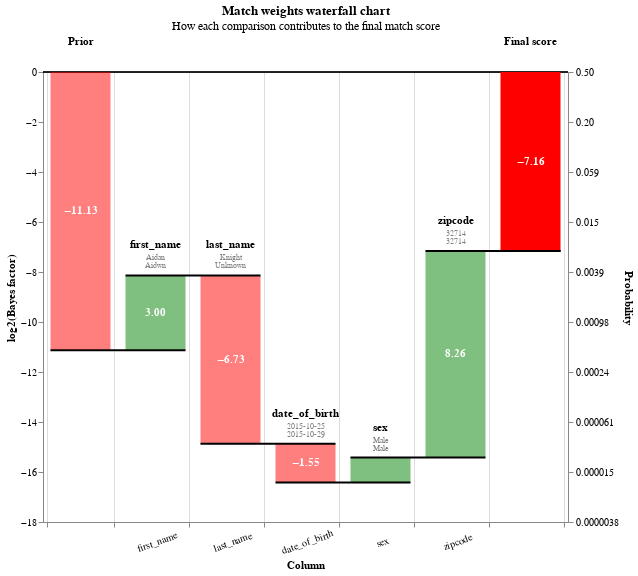

The notebook cell this image was saved under:
### Code cell
# Create a Series for the missed link, which can be used as a dict
missed_link = df_predictions_pd.loc[9346]
# We can pass the Series to waterfall_chart, which takse a list of dict
linker.waterfall_chart([missed_link], filter_nulls=False)

### Figure 1 — Vega-Lite specification as saved in the notebook (floating-point values rounded to 4 significant figures)
{"$schema": "https://vega.github.io/schema/vega-lite/v5.2.0.json", "height": 450, "resolve": {"axis": {"y": "independent"}}, "width": {"step": 75}, "data": {"values": [{"column_name": "Prior", "label_for_charts": "Starting match weight (prior)", "sql_condition": null, "log2_bayes_factor": -11.13, "bayes_factor": 0.000446, "comparison_vector_value": null, "m_probability": null, "u_probability": null, "bayes_factor_description": null, "value_l": "", "value_r": "", "term_frequency_adjustment": null, "bar_sort_order": 0, "record_number": 0}, {"column_name": "first_name", "label_for_charts": "levenshtein <= 1", "sql_condition": "levenshtein(\"first_name_l\", \"first_name_r\") <= 1", "log2_bayes_factor": 2.995, "bayes_factor": 7.974, "comparison_vector_value": 2, "m_probability": 0.008945, "u_probability": 0.001122, "bayes_factor_description": "If comparison level is `levenshtein <= 1` then comparison is 7.97 times more likely to be a match", "value_l": "Aidan", "value_r": "Aidwn", "term_frequency_adjustment": false, "bar_sort_order": 1, "record_number": 0}, {"column_name": "last_name", "label_for_charts": "All other comparisons", "sql_condition": "ELSE", "log2_bayes_factor": -6.731, "bayes_factor": 0.009413, "comparison_vector_value": 0, "m_probability": 0.009378, "u_probability": 0.9962, "bayes_factor_description": "If comparison level is `all other comparisons` then comparison is  106.23 times less likely to be a match", "value_l": "Knight", "value_r": "Unknown", "term_frequency_adjustment": false, "bar_sort_order": 2, "record_number": 0}, {"column_name": "date_of_birth", "label_for_charts": "levenshtein <= 1", "sql_condition": "levenshtein(\"date_of_birth_l\", \"date_of_birth_r\") <= 1", "log2_bayes_factor": -1.551, "bayes_factor": 0.3414, "comparison_vector_value": 1, "m_probability": 0.003598, "u_probability": 0.01054, "bayes_factor_description": "If comparison level is `levenshtein <= 1` then comparison is  2.93 times less likely to be a match", "value_l": "2015-10-25", "value_r": "2015-10-29", "term_frequency_adjustment": false, "bar_sort_order": 3, "record_number": 0}, {"column_name": "sex", "label_for_charts": "Exact match", "sql_condition": "\"sex_l\" = \"sex_r\"", "log2_bayes_factor": 0.9933, "bayes_factor": 1.991, "comparison_vector_value": 1, "m_probability": 0.9821, "u_probability": 0.4933, "bayes_factor_description": "If comparison level is `exact match` then comparison is 1.99 times more likely to be a match", "value_l": "Male", "value_r": "Male", "term_frequency_adjustment": false, "bar_sort_order": 4, "record_number": 0}, {"column_name": "zipcode", "label_for_charts": "Exact match", "sql_condition": "\"zipcode_l\" = \"zipcode_r\"", "log2_bayes_factor": 8.26, "bayes_factor": 306.5, "comparison_vector_value": 3, "m_probability": 0.9855, "u_probability": 0.003216, "bayes_factor_description": "If comparison level is `exact match` then comparison is 306.49 times more likely to be a match", "value_l": "32714", "value_r": "32714", "term_frequency_adjustment": false, "bar_sort_order": 5, "record_number": 0}, {"column_name": "Final score", "label_for_charts": "Final score", "sql_condition": null, "log2_bayes_factor": -7.164, "bayes_factor": 0.006973, "comparison_vector_value": null, "m_probability": null, "u_probability": null, "bayes_factor_description": null, "value_l": "", "value_r": "", "term_frequency_adjustment": null, "bar_sort_order": 6, "record_number": 0}]}, "config": {"view": {"continuousWidth": 400, "continuousHeight": 300}}, "params": [{"name": "record_number", "value": 0, "bind": {"input": "range", "min": 0, "max": 0, "step": 1}, "description": "Filter by the interation number"}], "title": {"text": "Match weights waterfall chart", "subtitle": "How each comparison contributes to the final match score"}, "transform": [{"filter": "(datum.record_number == record_number)"}, {"window": [{"op": "sum", "field": "log2_bayes_factor", "as": "sum"}, {"op": "lead", "field": "column_name", "as": "lead"}], "frame": [null, 0]}, {"calculate": "datum.column_name === \"Final score\" ? datum.sum - datum.log2_bayes_factor : datum.sum", "as": "sum"}, {"calculate": "datum.lead === null ? datum.column_name : datum.lead", "as": "lead"}, {"calculate": "datum.column_name === \"Final score\" || datum.column_name === \"Prior match weight\" ? 0 : datum.sum - datum.log2_bayes_factor", "as": "previous_sum"}, {"calculate": "datum.sum > datum.previous_sum ? datum.column_name : \"\"", "as": "top_label"}, {"calculate": "datum.sum < datum.previous_sum ? datum.column_name : \"\"", "as": "bottom_label"}, {"calculate": "datum.sum > datum.previous_sum ? datum.sum : datum.previous_sum", "as": "sum_top"}, {"calculate": "datum.sum < datum.previous_sum ? datum.sum : datum.previous_sum", "as": "sum_bottom"}, {"calculate": "(datum.sum + datum.previous_sum) / 2", "as": "center"}, {"calculate": "(datum.log2_bayes_factor > 0 ? \"+\" : \"\") + datum.log2_bayes_factor", "as": "text_log2_bayes_factor"}, {"calculate": "datum.sum < datum.previous_sum ? 4 : -4", "as": "dy"}, {"calculate": "datum.sum < datum.previous_sum ? \"top\" : \"bottom\"", "as": "baseline"}, {"calculate": "1. / (1 + pow(2, -1.*datum.sum))", "as": "prob"}, {"calculate": "0*datum.sum", "as": "zero"}], "layer": [{"layer": [{"mark": "rule", "encoding": {"y": {"field": "zero", "type": "quantitative"}, "size": {"value": 0.5}, "color": {"value": "black"}}}, {"mark": {"type": "bar", "width": 60}, "encoding": {"color": {"condition": {"value": "red", "test": "(datum.log2_bayes_factor < 0)"}, "value": "green"}, "opacity": {"condition": {"value": 1, "test": "datum.column_name == 'Prior match weight' || datum.column_name == 'Final score'"}, "value": 0.5}, "tooltip": [{"type": "nominal", "field": "column_name", "title": "Comparison column"}, {"type": "nominal", "field": "value_l", "title": "Value (L)"}, {"type": "nominal", "field": "value_r", "title": "Value (R)"}, {"type": "ordinal", "field": "label_for_charts", "title": "Label"}, {"type": "nominal", "field": "sql_condition", "title": "SQL condition"}, {"type": "nominal", "field": "comparison_vector_value", "title": "Comparison vector value"}, {"type": "quantitative", "field": "bayes_factor", "title": "Bayes factor = m/u", "format": ",.4f"}, {"type": "quantitative", "field": "log2_bayes_factor", "title": "Match weight = log2(m/u)", "format": ",.4f"}, {"type": "quantitative", "field": "prob", "format": ".4f", "title": "Adjusted match score"}, {"type": "nominal", "field": "bayes_factor_description", "title": "Match weight description"}], "x": {"type": "nominal", "axis": {"labelExpr": "datum.value == 'Prior' || datum.value == 'Final score' ? '' : datum.value", "labelAngle": -20, "labelAlign": "center", "labelPadding": 10, "title": "Column", "grid": true, "tickBand": "extent"}, "field": "column_name", "sort": {"field": "bar_sort_order", "order": "ascending"}}, "y": {"type": "quantitative", "axis": {"grid": false, "orient": "left", "title": "log2(Bayes factor)"}, "field": "previous_sum"}, "y2": {"field": "sum"}}}, {"mark": {"type": "text", "fontWeight": "bold"}, "encoding": {"color": {"value": "white"}, "text": {"condition": {"type": "nominal", "field": "log2_bayes_factor", "format": ".2f", "test": "abs(datum.log2_bayes_factor) > 1"}, "value": ""}, "x": {"type": "nominal", "axis": {"labelAngle": 0, "title": "Column"}, "field": "column_name", "sort": {"field": "bar_sort_order", "order": "ascending"}}, "y": {"type": "quantitative", "axis": {"orient": "left"}, "field": "center"}}}, {"mark": {"type": "text", "baseline": "bottom", "dy": -25, "fontWeight": "bold"}, "encoding": {"color": {"value": "black"}, "text": {"type": "nominal", "field": "column_name"}, "x": {"type": "nominal", "axis": {"labelAngle": 0, "title": "Column"}, "field": "column_name", "sort": {"field": "bar_sort_order", "order": "ascending"}}, "y": {"type": "quantitative", "field": "sum_top"}}}, {"mark": {"type": "text", "baseline": "bottom", "fontSize": 8, "dy": -13}, "encoding": {"color": {"value": "grey"}, "text": {"type": "nominal", "field": "value_l"}, "x": {"type": "nominal", "axis": {"labelAngle": 0, "title": "Column"}, "field": "column_name", "sort": {"field": "bar_sort_order", "order": "ascending"}}, "y": {"type": "quantitative", "field": "sum_top"}}}, {"mark": {"type": "text", "baseline": "bottom", "fontSize": 8, "dy": -5}, "encoding": {"color": {"value": "grey"}, "text": {"type": "nominal", "field": "value_r"}, "x": {"type": "nominal", "axis": {"labelAngle": 0, "title": "Column"}, "field": "column_name", "sort": {"field": "bar_sort_order", "order": "ascending"}}, "y": {"type": "quantitative", "field": "sum_top"}}}]}, {"mark": {"type": "rule", "color": "black", "strokeWidth": 2, "x2Offset": 30, "xOffset": -30}, "encoding": {"x": {"type": "nominal", "axis": {"labelAngle": 0, "title": "Column"}, "field": "column_name", "sort": {"field": "bar_sort_order", "order": "ascending"}}, "x2": {"field": "lead"}, "y": {"type": "quantitative", "axis": {"labelExpr": "format(1 / (1 + pow(2, -1*datum.value)), '.2r')", "orient": "right", "title": "Probability"}, "field": "sum", "scale": {"zero": false}}}}]}
